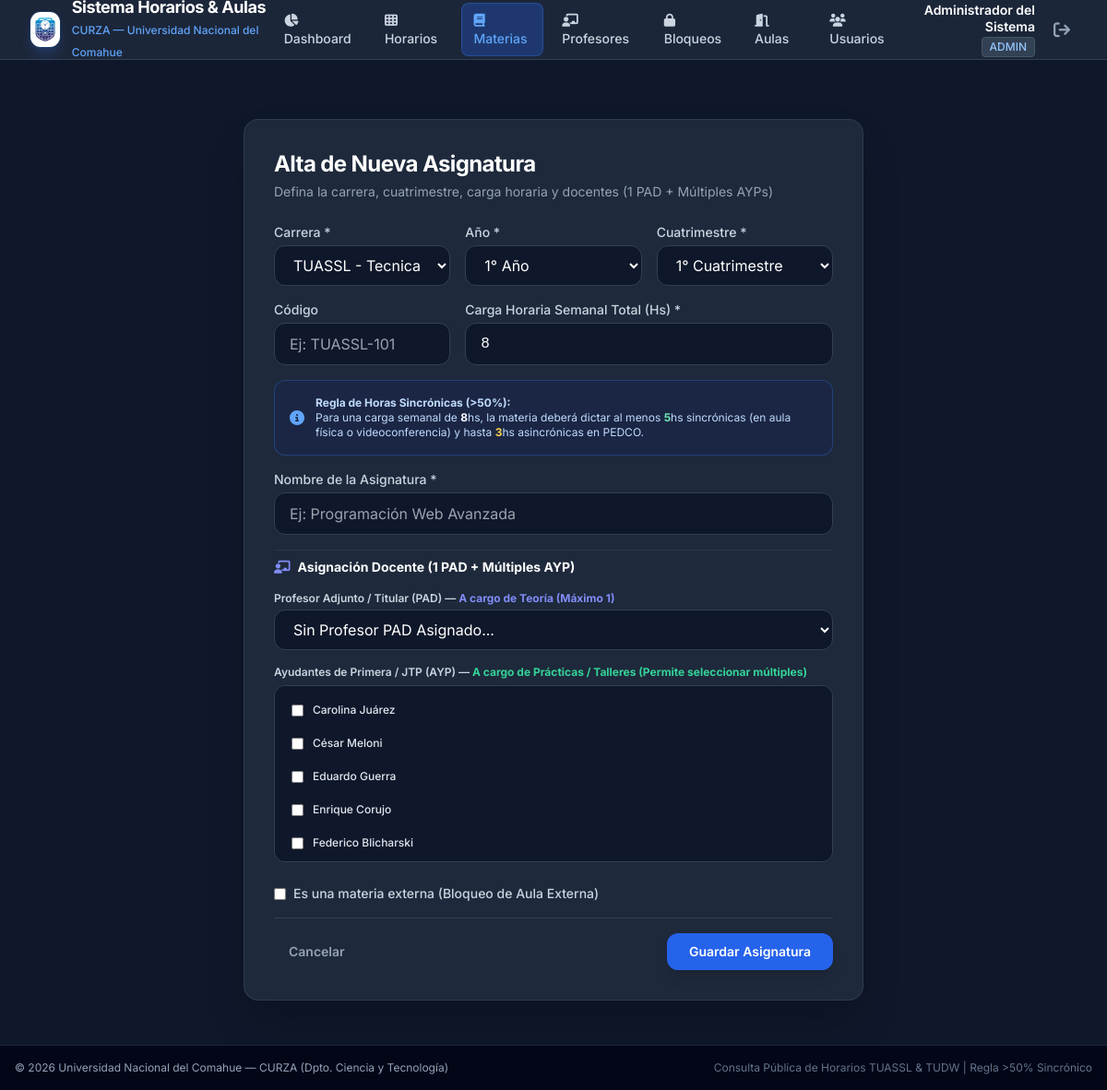
Screenshot of /materias/nueva (signed in) with the database file from the repository.
### app/models.py (models this page shows, shortened)
class User(UserMixin, db.Model):
    __tablename__ = 'users'
    id = db.Column(db.Integer, primary_key=True)
    username = db.Column(db.String(64), unique=True, nullable=False, index=True)
    email = db.Column(db.String(120), unique=True, nullable=False)
    password_hash = db.Column(db.String(256), nullable=False)
    nombre_completo = db.Column(db.String(120), nullable=False)
    role = db.Column(db.String(20), nullable=False, default='alumno') # admin, gestor_aulas, docente, alumno
    profesor_id = db.Column(db.Integer, db.ForeignKey('profesores.id'), nullable=True)
    profesor = db.relationship('Profesor', backref='usuario_asociado', uselist=False)
    created_at = db.Column(db.DateTime, default=datetime.utcnow)
    @property
    def is_admin(self):
        return self.role == 'admin'
    @property
    def is_gestor(self):
        return self.role in ['admin', 'gestor_aulas']

class Profesor(db.Model):
    __tablename__ = 'profesores'
    id = db.Column(db.Integer, primary_key=True)
    nombre_completo = db.Column(db.String(120), nullable=False)
    categoria_habitual = db.Column(db.String(20), nullable=True, default='PAD')
    email = db.Column(db.String(120), nullable=True)
    bloques_horarios = db.relationship('BloqueHorario', backref='profesor', lazy=True)

### app/routes.py (the view, shortened to what this page needs)
@main_bp.route('/materias/nueva', methods=['GET', 'POST'])
@login_required
def nueva_materia():
    if not current_user.is_gestor:
        flash('No tienes permisos para agregar materias.', 'danger')
        return redirect(url_for('main.materias'))
    carreras = Carrera.query.all()
    profesores = Profesor.query.order_by(Profesor.nombre_completo).all()
    return render_template('materia_form.html', carreras=carreras, profesores=profesores, materia=None)

### app/templates/materia_form.html (shortened to what this page needs)
{% extends "base.html" %}
{% block content %}
<div class="max-w-2xl mx-auto py-6">
    <div class="bg-slate-800 border border-slate-700/80 rounded-2xl shadow-2xl p-6 sm:p-8 space-y-6">
        <div>
            <h1 class="text-2xl font-bold text-white tracking-tight">{% if materia %}Editar Asignatura{% else %}Alta de Nueva Asignatura{% endif %}</h1>
            <p class="text-slate-400 text-sm mt-1">Defina la carrera, cuatrimestre, carga horaria y docentes (1 PAD + Múltiples AYPs)</p>
        </div>
        <form method="POST" action="{% if materia %}{{ url_for('main.editar_materia', id=materia.id) }}{% else %}{{ url_for('main.nueva_materia') }}{% endif %}" class="space-y-4">
            <div class="grid grid-cols-1 sm:grid-cols-3 gap-4">
                <div class="sm:col-span-1">
                    <label for="carrera_id" class="block text-sm font-medium text-slate-300 mb-1">Carrera *</label>
                    <select name="carrera_id" id="carrera_id" required class="w-full px-4 py-2.5 bg-slate-900 border border-slate-700 rounded-xl text-white focus:ring-2 focus:ring-blue-500 focus:outline-none">
                        {% for c in carreras %}
                        <option value="{{ c.id }}" {% if materia and materia.carrera_id == c.id %}selected{% endif %}>{{ c.codigo }} - {{ c.nombre }}</option>
                        {% endfor %}
                    </select>
                </div>
                <div class="sm:col-span-1">
                    <label for="anio_cursada" class="block text-sm font-medium text-slate-300 mb-1">Año *</label>
                    <select name="anio_cursada" id="anio_cursada" required class="w-full px-4 py-2.5 bg-slate-900 border border-slate-700 rounded-xl text-white focus:ring-2 focus:ring-blue-500 focus:outline-none">
                        <option value="1" {% if materia and materia.anio_cursada == 1 %}selected{% endif %}>1° Año</option>
                    </select>
                </div>
                <div class="sm:col-span-1">
                    <label for="cuatrimestre" class="block text-sm font-medium text-slate-300 mb-1">Cuatrimestre *</label>
                    <select name="cuatrimestre" id="cuatrimestre" required class="w-full px-4 py-2.5 bg-slate-900 border border-slate-700 rounded-xl text-white focus:ring-2 focus:ring-blue-500 focus:outline-none">
                        <option value="1" {% if materia and materia.cuatrimestre == 1 %}selected{% endif %}>1° Cuatrimestre</option>
                    </select>
                </div>
            </div>
            <div class="grid grid-cols-1 sm:grid-cols-3 gap-4">
                <div class="sm:col-span-1">
                    <label for="codigo" class="block text-sm font-medium text-slate-300 mb-1">Código</label>
                    <input type="text" id="codigo" name="codigo" value="{{ materia.codigo if materia else '' }}"
                           class="w-full px-4 py-2.5 bg-slate-900 border border-slate-700 rounded-xl text-white focus:ring-2 focus:ring-blue-500 focus:outline-none"
                           placeholder="Ej: TUASSL-101">
                </div>
                <div class="sm:col-span-2">
                    <label for="carga_horaria_semanal" class="block text-sm font-medium text-slate-300 mb-1">Carga Horaria Semanal Total (Hs) *</label>
                    <input type="number" id="carga_horaria_semanal" name="carga_horaria_semanal" required min="1" max="20"
                           value="{{ materia.carga_horaria_semanal if materia else '8' }}"
                           oninput="actualizarCalculoSincronico(this.value)"
                           class="w-full px-4 py-2.5 bg-slate-900 border border-slate-700 rounded-xl text-white focus:ring-2 focus:ring-blue-500 focus:outline-none font-mono">
                </div>
            </div>
            <div id="hint_sincronico" class="p-4 bg-blue-950/40 border border-blue-500/30 rounded-xl text-xs text-blue-200 flex items-center space-x-3">
                <i class="fa-solid fa-circle-info text-blue-400 text-base"></i>
                <div>
                    <p class="font-bold">Regla de Horas Sincrónicas (>50%):</p>
                    <p>Para una carga semanal de <span id="hint_total" class="font-bold text-white">8</span>hs, la materia deberá dictar al menos <span id="hint_min_sinc" class="font-bold text-emerald-300">5</span>hs sincrónicas (en aula física o videoconferencia) y hasta <span id="hint_max_pedco" class="font-bold text-amber-300">3</span>hs asincrónicas en PEDCO.</p>
                </div>
            </div>
            <div>
                <label for="nombre" class="block text-sm font-medium text-slate-300 mb-1">Nombre de la Asignatura *</label>
                <input type="text" id="nombre" name="nombre" required value="{{ materia.nombre if materia else '' }}"
                       class="w-full px-4 py-2.5 bg-slate-900 border border-slate-700 rounded-xl text-white focus:ring-2 focus:ring-blue-500 focus:outline-none"
                       placeholder="Ej: Programación Web Avanzada">
            </div>
            <div class="space-y-4 pt-2 border-t border-slate-700/60">
                <h3 class="text-sm font-bold text-white flex items-center gap-2">
                    <i class="fa-solid fa-chalkboard-user text-indigo-400"></i> Asignación Docente (1 PAD + Múltiples AYP)
                </h3>
                <div>
                    <label for="profesor_pad_id" class="block text-xs font-semibold text-slate-300 mb-1">
                        Profesor Adjunto / Titular (PAD) — <span class="text-indigo-400 font-bold">A cargo de Teoría (Máximo 1)</span>
                    </label>
                    <select name="profesor_pad_id" id="profesor_pad_id" class="w-full px-4 py-2.5 bg-slate-900 border border-slate-700 rounded-xl text-white focus:ring-2 focus:ring-blue-500 focus:outline-none">
                        <option value="">Sin Profesor PAD Asignado...</option>
                    </select>
                </div>
                <div>
                    <label class="block text-xs font-semibold text-slate-300 mb-1.5">
                        Ayudantes de Primera / JTP (AYP) — <span class="text-emerald-400 font-bold">A cargo de Prácticas / Talleres (Permite seleccionar múltiples)</span>
                    </label>
                    <div class="bg-slate-900 border border-slate-700 rounded-xl p-3 max-h-48 overflow-y-auto space-y-2">
                        {% set ayp_ids_asignados = materia.profesores_ayp | map(attribute='id') | list if materia else [] %}
                        {% for p in profesores %}
                        <label class="flex items-center space-x-2.5 p-1.5 hover:bg-slate-800 rounded-lg cursor-pointer transition-colors">
                            <input type="checkbox" name="profesores_ayp_ids" value="{{ p.id }}"
                                   class="rounded bg-slate-800 border-slate-600 text-blue-600 focus:ring-blue-500">
                            <span class="text-xs text-slate-200 font-medium">{{ p.nombre_completo }}</span>
                        </label>
                        {% endfor %}
                    </div>
                </div>
            </div>
            <div class="flex items-center space-x-2 pt-2">
                <input type="checkbox" id="es_externa" name="es_externa" {% if materia and materia.es_externa %}checked{% endif %} class="rounded bg-slate-900 border-slate-700 text-blue-600 focus:ring-blue-500">
                <label for="es_externa" class="text-sm font-medium text-slate-300">Es una materia externa (Bloqueo de Aula Externa)</label>
            </div>
            <div class="flex items-center justify-between pt-4 border-t border-slate-700">
                <a href="{{ url_for('main.materias') }}" class="px-4 py-2.5 text-slate-400 hover:text-white text-sm font-semibold">Cancelar</a>
                <button type="submit" class="px-6 py-2.5 bg-blue-600 hover:bg-blue-500 text-white font-semibold text-sm rounded-xl shadow-lg transition-all">
                    Guardar Asignatura
                </button>
            </div>
        </form>
    </div>
</div>
{% endblock %}

### app/templates/base.html (shortened to what this page needs)
<!DOCTYPE html>
<html lang="es" class="h-full bg-slate-900 text-slate-100">
<head>
    <script src="https://cdn.tailwindcss.com"></script>
    <link rel="stylesheet" href="https://cdnjs.cloudflare.com/ajax/libs/font-awesome/6.4.0/css/all.min.css">
</head>
<body class="h-full font-sans flex flex-col antialiased selection:bg-blue-500 selection:text-white">
    <header class="bg-slate-800/90 backdrop-blur border-b border-slate-700 sticky top-0 z-40 no-print">
        <div class="max-w-7xl mx-auto px-4 sm:px-6 lg:px-8">
            <div class="flex items-center justify-between h-16">
                <div class="flex items-center space-x-3">
                    <a href="{{ url_for('main.horarios') }}" class="flex items-center space-x-3 group">
                        <div class="w-10 h-10 rounded-xl overflow-hidden shadow-lg shadow-blue-500/20 group-hover:scale-105 transition-transform bg-slate-900 flex items-center justify-center border border-blue-500/30">
                            <img src="{{ url_for('static', filename='favicon.png') }}" alt="UNComa Logo Icon" class="w-full h-full object-cover">
                        </div>
                        <div>
                            <span class="font-bold text-lg tracking-tight text-white block leading-tight">Sistema Horarios & Aulas</span>
                            <span class="text-xs text-blue-400 font-medium">CURZA — Universidad Nacional del Comahue</span>
                        </div>
                    </a>
                </div>
                <nav class="flex items-center space-x-1 sm:space-x-2">
                    {% if current_user.is_authenticated %}
                        <a href="{{ url_for('main.dashboard') }}" class="px-3 py-2 rounded-lg text-sm font-medium transition-colors {% if request.endpoint == 'main.dashboard' %}bg-blue-600/30 text-blue-400 border border-blue-500/30{% else %}text-slate-300 hover:bg-slate-700/50 hover:text-white{% endif %}">
                            <i class="fa-solid fa-chart-pie mr-1.5"></i> Dashboard
                        </a>
                        <a href="{{ url_for('main.horarios') }}" class="px-3 py-2 rounded-lg text-sm font-medium transition-colors {% if request.endpoint == 'main.horarios' %}bg-blue-600/30 text-blue-400 border border-blue-500/30{% else %}text-slate-300 hover:bg-slate-700/50 hover:text-white{% endif %}">
                            <i class="fa-solid fa-table-cells mr-1.5"></i> Horarios
                        </a>
                        <a href="{{ url_for('main.materias') }}" class="px-3 py-2 rounded-lg text-sm font-medium transition-colors {% if 'materia' in request.endpoint %}bg-blue-600/30 text-blue-400 border border-blue-500/30{% else %}text-slate-300 hover:bg-slate-700/50 hover:text-white{% endif %}">
                            <i class="fa-solid fa-book mr-1.5"></i> Materias
                        </a>
                        <a href="{{ url_for('main.profesores') }}" class="px-3 py-2 rounded-lg text-sm font-medium transition-colors {% if 'profesor' in request.endpoint %}bg-blue-600/30 text-blue-400 border border-blue-500/30{% else %}text-slate-300 hover:bg-slate-700/50 hover:text-white{% endif %}">
                            <i class="fa-solid fa-chalkboard-user mr-1.5"></i> Profesores
                        </a>
                        <a href="{{ url_for('main.bloqueos_externos') }}" class="px-3 py-2 rounded-lg text-sm font-medium transition-colors {% if request.endpoint == 'main.bloqueos_externos' %}bg-blue-600/30 text-blue-400 border border-blue-500/30{% else %}text-slate-300 hover:bg-slate-700/50 hover:text-white{% endif %}">
                            <i class="fa-solid fa-lock mr-1.5"></i> Bloqueos
                        </a>
                        <a href="{{ url_for('main.aulas') }}" class="px-3 py-2 rounded-lg text-sm font-medium transition-colors {% if request.endpoint == 'main.aulas' %}bg-blue-600/30 text-blue-400 border border-blue-500/30{% else %}text-slate-300 hover:bg-slate-700/50 hover:text-white{% endif %}">
                            <i class="fa-solid fa-door-open mr-1.5"></i> Aulas
                        </a>
                        {% if current_user.is_admin %}
                        <a href="{{ url_for('main.usuarios') }}" class="px-3 py-2 rounded-lg text-sm font-medium transition-colors {% if request.endpoint == 'main.usuarios' %}bg-blue-600/30 text-blue-400 border border-blue-500/30{% else %}text-slate-300 hover:bg-slate-700/50 hover:text-white{% endif %}">
                            <i class="fa-solid fa-users mr-1.5"></i> Usuarios
                        </a>
                        {% endif %}
                    {% endif %}
                </nav>
                <div class="flex items-center space-x-3">
                    {% if current_user.is_authenticated %}
                    <div class="text-right hidden sm:block">
                        <p class="text-sm font-semibold text-white leading-tight">{{ current_user.nombre_completo }}</p>
                        <span class="inline-flex items-center px-2 py-0.5 rounded text-xs font-medium bg-slate-700 text-blue-300 border border-slate-600 uppercase">
                            {{ current_user.role }}
                        </span>
                    </div>
                    <a href="{{ url_for('auth.logout') }}" class="p-2 text-slate-400 hover:text-red-400 hover:bg-red-500/10 rounded-lg transition-colors" title="Cerrar sesión">
                        <i class="fa-solid fa-arrow-right-from-bracket text-lg"></i>
                    </a>
                    {% else %}
                    <a href="{{ url_for('auth.login') }}" class="px-3.5 py-1.5 bg-blue-600 hover:bg-blue-500 text-white font-semibold text-xs rounded-xl shadow-md transition-all flex items-center gap-1.5">
                        <i class="fa-solid fa-right-to-bracket"></i> Iniciar Sesión (Gestión)
                    </a>
                    {% endif %}
                </div>
            </div>
        </div>
    </header>
    <main class="flex-1 max-w-7xl w-full mx-auto px-4 sm:px-6 lg:px-8 py-6">
        {% block content %}{% endblock %}
    </main>
    <footer class="bg-slate-950 border-t border-slate-800 text-slate-400 py-4 no-print mt-auto">
        <div class="max-w-7xl mx-auto px-4 text-center text-xs flex flex-col sm:flex-row items-center justify-between gap-2">
            <p>© 2026 Universidad Nacional del Comahue — CURZA (Dpto. Ciencia y Tecnología)</p>
            <p class="text-slate-500">Consulta Pública de Horarios TUASSL & TUDW | Regla >50% Sincrónico</p>
        </div>
    </footer>
</body>
</html>

### rows the page displays
User: nombre_completo "Administrador del Sistema", role "ADMIN"
Profesor: nombre_completo "Carolina Juárez"
Profesor: nombre_completo "César Meloni"
Profesor: nombre_completo "Eduardo Guerra"
Profesor: nombre_completo "Enrique Corujo"
Profesor: nombre_completo "Federico Blicharski"

### other values shown
form field carrera_id "TUASSL - Tecnicatura Universitaria en Administración de Sistemas y Software Libre"
